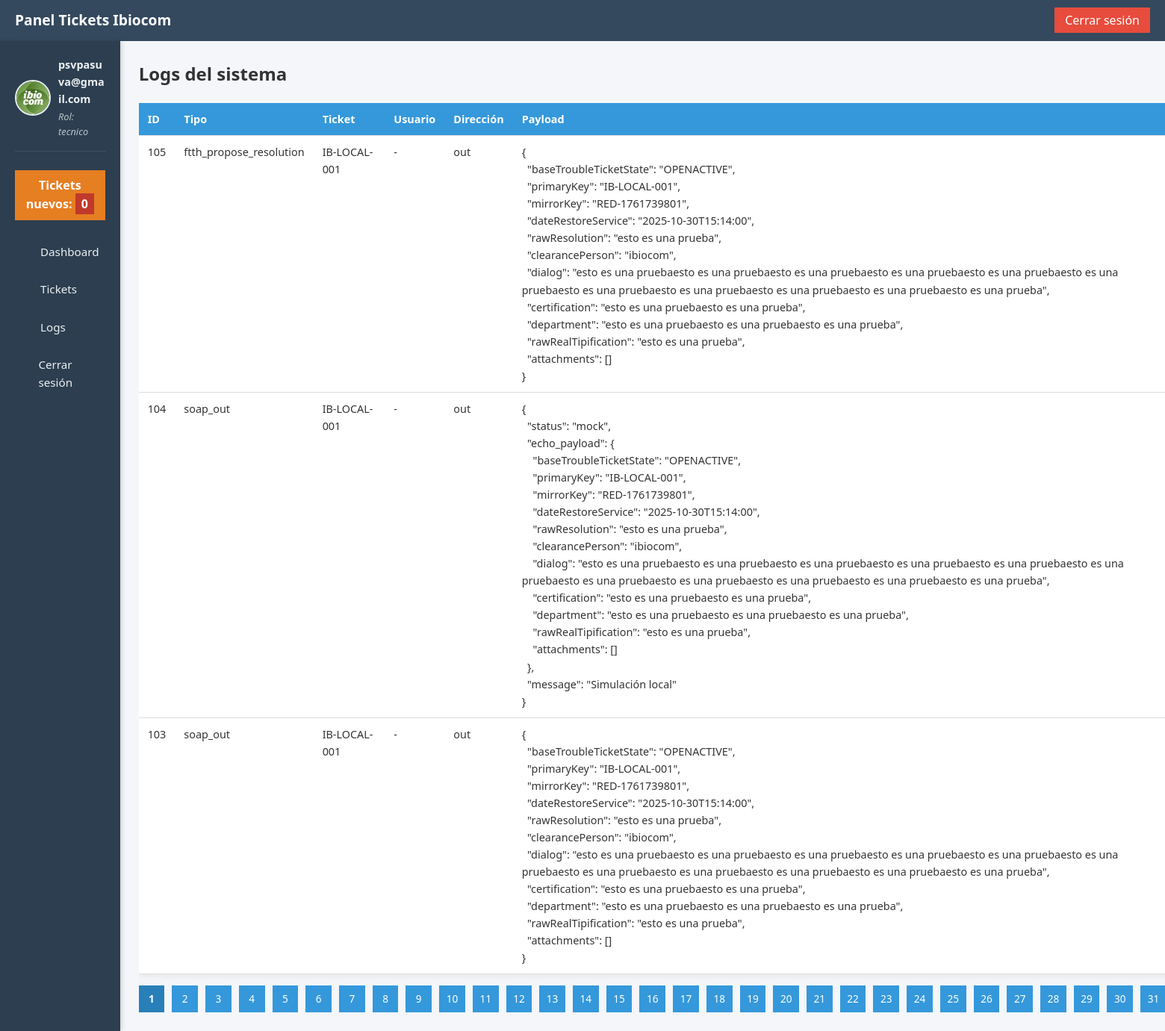
The page /web/logs (signed in) on the database its author committed.
### app/models.py (models this page shows)
class User(SQLModel, table=True):
    id: Optional[int] = Field(default=None, primary_key=True)
    email: str = Field(unique=True, index=True)
    password_hash: str
    role: str = Field(default="tecnico")
    created_at: datetime = Field(default_factory=datetime.utcnow)

class Log(SQLModel, table=True):
    id: Optional[int] = Field(default=None, primary_key=True)
    event_type: str = Field(max_length=50)  # Ej: 'webhook_in', 'soap_out', 'user_action'
    ticket_primary_key: Optional[str] = None
    user_email: Optional[str] = None
    direction: Optional[str] = None  # 'in' o 'out'
    payload: Optional[str] = None  # JSON serializado o texto
    status: Optional[str] = None  # success, error, pending
    created_at: datetime = Field(default_factory=datetime.utcnow)

### app/routes/web.py (the view)
@router.get("/logs", response_class=HTMLResponse)
def web_list_logs(request: Request, limit: int = 3, offset: int = 0):
    if not SESSION_USER:
        return RedirectResponse("/web/login")
    with Session(engine) as session:
        total_logs = session.exec(select(func.count(Log.id))).one()  # total de registros
        logs = session.exec(
            select(Log).order_by(Log.created_at.desc()).offset(offset).limit(limit)
        ).all()
    current_page = offset // limit + 1
    total_pages = (total_logs + limit - 1) // limit  # ceil division
    return templates.TemplateResponse(
        "logs.html",
        {
            "request": request,
            "logs": logs,
            "limit": limit,
            "offset": offset,
            "current_user": SESSION_USER,
            "current_page": current_page,
            "total_pages": total_pages
        }
    )

### app/templates/logs.html (shortened to what this page needs)
{% extends "base.html" %}
{% block content %}
<h2>Logs del sistema</h2>
<div class="logs-table-container">
  <table class="logs-table">
    <thead>
      <tr>
        <th>ID</th>
        <th>Tipo</th>
        <th>Ticket</th>
        <th>Usuario</th>
        <th>Dirección</th>
        <th>Payload</th>
      </tr>
    </thead>
    <tbody>
      {% for log in logs %}
      <tr>
        <td>{{ log.id }}</td>
        <td>{{ log.event_type }}</td>
        <td>{{ log.ticket_primary_key or '-' }}</td>
        <td>{{ log.user_email or '-' }}</td>
        <td>{{ log.direction or '-' }}</td>
        <td><pre>{{ log.payload }}</pre></td>
      </tr>
      {% endfor %}
    </tbody>
  </table>
  <div class="pagination">
  {% for page in range(1, total_pages + 1) %}
    {% set page_offset = (page - 1) * limit %}
    <a href="?limit={{ limit }}&offset={{ page_offset }}"
       class="btn {% if page == current_page %}active{% endif %}">{{ page }}</a>
  {% endfor %}
</div>
{% endblock %}

### app/templates/base.html (shortened to what this page needs)
<!DOCTYPE html>
<html lang="es">
<head>
  <link rel="stylesheet" href="/static/style.css">
</head>
<body>
  <header class="navbar">
    <div class="navbar-left">
      <h1>Panel Tickets Ibiocom</h1>
    </div>
    <div class="navbar-right">
      <a href="/web/logout" class="btn">Cerrar sesión</a>
    </div>
  </header>
  <div class="container">
    <aside class="sidebar">
  <div class="user-panel">
    <img src="/static/user.png" alt="Usuario" class="user-img">
    <div class="user-info">
      <p class="username">{{ current_user.email if current_user else "Invitado" }}</p>
      <p class="user-role">Rol: {{ current_user.role if current_user else "Sin rol" }}</p>
    </div>
  </div>
  <div class="notifications">
    <p>Tickets nuevos: <span class="badge">{{ new_tickets_count or 0 }}</span></p>
  </div>
  <nav>
    <a href="/web/dashboard"> Dashboard</a>
    <a href="/web/tickets"> Tickets</a>
    <a href="/web/logs"> Logs</a>
    <a href="/web/logout"> Cerrar sesión</a>
  </nav>
</aside>
    <main class="main-content">
      {% block content %}{% endblock %}
    </main>
  </div>
</body>
</html>

### app/static/style.css (style rules this page uses)
* { box-sizing: border-box; margin:0; padding:0; font-family: 'Segoe UI', Arial, sans-serif; }
body { background: #f4f6f9; color: #333; line-height: 1.6; }
*, *::before, *::after { border-radius: 0 !important; }
.navbar { display: flex; justify-content: space-between; align-items: center; background: #34495e; color: #fff; padding: 12px 20px; }
.navbar h1 { font-size: 1.2rem; font-weight: 600; }
.navbar a.btn { background: #e74c3c; padding: 6px 14px; color: #fff; text-decoration: none; transition: background 0.2s; }
.container { display: flex; min-height: 100vh; }
.sidebar { width: 240px; background: #2c3e50; padding: 20px; display: flex; flex-direction: column; justify-content: flex-start; box-shadow: 2px 0 6px rgba(0,0,0,0.15); }
.sidebar nav a { display: flex; align-items: center; gap: 8px; color: #ecf0f1; padding: 10px 8px; text-decoration: none; border-radius: 6px; margin-bottom: 6px; transition: all 0.2s; font-size: 0.95rem; }
.main-content { flex: 1; padding: 25px; }
.user-panel { display: flex; align-items: center; margin-bottom: 25px; padding-bottom: 15px; border-bottom: 1px solid rgba(255,255,255,0.1); }
.user-panel .user-img { width: 48px; height: 48px; margin-right: 10px; border-radius: 50% !important; border: 2px solid #ecf0f1; object-fit: cover; }
.user-panel .username { color: #ecf0f1; font-weight: 600; font-size: 0.9rem; word-break: break-word; margin-bottom: 2px; }
.user-panel .user-role { color: #bdc3c7; font-size: 0.8rem; font-style: italic; }
.notifications { background: #e67e22; color: #fff; padding: 8px 10px; margin-bottom: 20px; text-align: center; font-weight: bold; }
.notifications .badge { background: #c0392b; padding: 3px 8px; }
.logs-table-container { overflow-x: auto; margin-top: 20px; max-width: 1600px; }
.logs-table { width: 100%; border-collapse: collapse; background: #fff; box-shadow: 0 2px 10px rgba(0,0,0,0.08); }
.logs-table th, .logs-table td { padding: 10px 12px; border-bottom: 1px solid #ddd; font-size: 0.9rem; text-align: left; vertical-align: top; }
.logs-table th { background: #3498db; color: #fff; font-weight: 600; position: sticky; top: 0; z-index: 1; }
.logs-table pre { white-space: pre-wrap; word-wrap: break-word; font-family: 'Segoe UI', monospace; margin: 0; }
.pagination { margin-top: 15px; display: flex; gap: 10px; }
.pagination .btn { display: inline-flex; justify-content: center; align-items: center; width: 36px; height: 36px; background: #3498db; color: #fff; text-decoration: none; font-size: 0.85rem; border-radius: 4px; transition: background 0.2s; }
.pagination .btn.active { background: #2980b9; font-weight: bold; }

### rows shown on the page
User: email "psvpasuva@gmail.com", role "tecnico"
Log: id "105", event_type "ftth_propose_resolution", ticket_primary_key "IB-LOCAL-001", user_email "-", direction "out", payload "{ \"baseTroubleTicketState\": \"OPENACTIVE\", \"primaryKey\": \"IB-LOCAL-001\", \"mirrorKey\": \"RED-1761739801\", \"dateRestoreService\": \"2025-10-30T15:14:00\", \"rawResolution\": \"esto es una prueba\", \"clearancePerson\": \"ibiocom\", \"dialog\": \"esto es una pruebaesto es una pruebaesto es una pruebaesto es una pruebaesto es una pruebaesto es una pruebaesto es una pruebaesto es una pruebaesto es una pruebaesto es una pruebaesto es una prueba\", \"certification\": \"esto es una pruebaesto es una prueba\", \"department\": \"esto es una pruebaesto es una pruebaesto es una prueba\", \"rawRealTipification\": \"esto es una prueba\", \"attachments\": [] }"
Log: id "104", event_type "soap_out", ticket_primary_key "IB-LOCAL-001", user_email "-", direction "out", payload "{ \"status\": \"mock\", \"echo_payload\": { \"baseTroubleTicketState\": \"OPENACTIVE\", \"primaryKey\": \"IB-LOCAL-001\", \"mirrorKey\": \"RED-1761739801\", \"dateRestoreService\": \"2025-10-30T15:14:00\", \"rawResolution\": \"esto es una prueba\", \"clearancePerson\": \"ibiocom\", \"dialog\": \"esto es una pruebaesto es una pruebaesto es una pruebaesto es una pruebaesto es una pruebaesto es una pruebaesto es una pruebaesto es una pruebaesto es una pruebaesto es una pruebaesto es una prueba\", \"certification\": \"esto es una pruebaesto es una prueba\", \"department\": \"esto es una pruebaesto es una pruebaesto es una prueba\", \"rawRealTipification\": \"esto es una prueba\", \"attachments\": [] }, \"message\": \"Simulación local\" }"
Log: id "103", event_type "soap_out", ticket_primary_key "IB-LOCAL-001", user_email "-", direction "out", payload "{ \"baseTroubleTicketState\": \"OPENACTIVE\", \"primaryKey\": \"IB-LOCAL-001\", \"mirrorKey\": \"RED-1761739801\", \"dateRestoreService\": \"2025-10-30T15:14:00\", \"rawResolution\": \"esto es una prueba\", \"clearancePerson\": \"ibiocom\", \"dialog\": \"esto es una pruebaesto es una pruebaesto es una pruebaesto es una pruebaesto es una pruebaesto es una pruebaesto es una pruebaesto es una pruebaesto es una pruebaesto es una pruebaesto es una prueba\", \"certification\": \"esto es una pruebaesto es una prueba\", \"department\": \"esto es una pruebaesto es una pruebaesto es una prueba\", \"rawRealTipification\": \"esto es una prueba\", \"attachments\": [] }"

### other values the page prints
{{ new_tickets_count or 0 }} "0"
{{ page }} "1" "2" "3" "4" "5" "6" "7" "8" "9" "10" "11" "12" "13" "14" "15" "16" "17" "18" "19" "20" "21" "22" "23" "24" "25" "26" "27" "28" "29" "30" "31"
